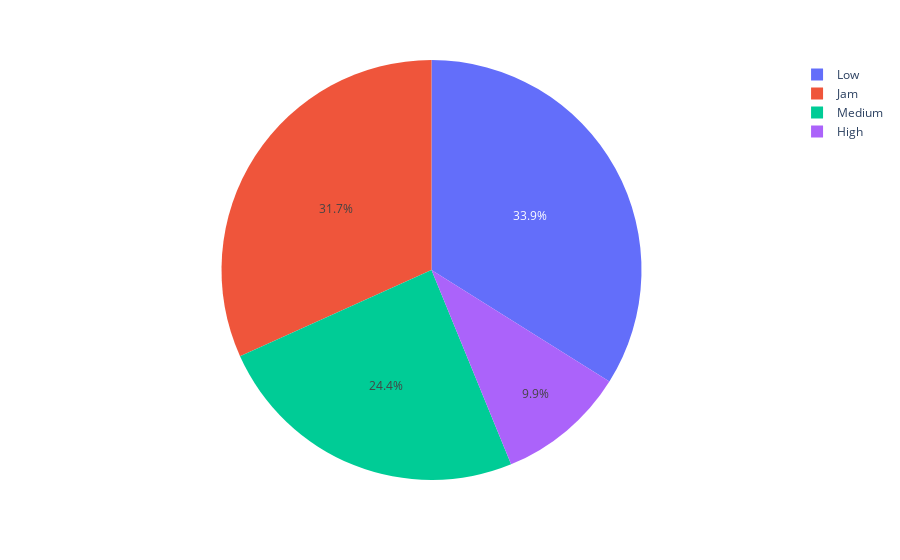

Write notebook code for a chart like this one.
### Markdown cell above
### 3. Distribuição dos pedidos por tipo de tráfego.

### Code cell
df_aux = df1.loc[:, ['ID', 'Road_traffic_density']].groupby(['Road_traffic_density']).count().reset_index()
df_aux['delivery_perc'] = df_aux['ID']/df_aux['ID'].sum()
px.pie(df_aux, values='delivery_perc', names='Road_traffic_density')

### Figure 1 — Plotly figure (JSON) as saved in the notebook; plotly's stock layout.template omitted (floating-point values rounded to 4 significant figures)
{"data": [{"domain": {"x": [0, 1], "y": [0, 1]}, "hovertemplate": "Road_traffic_density=%{label}<br>delivery_perc=%{value}<extra></extra>", "labels": ["High", "Jam", "Low", "Medium"], "legendgroup": "", "name": "", "showlegend": true, "type": "pie", "values": [0.09899, 0.3174, 0.3391, 0.2445]}], "layout": {"autosize": true, "legend": {"tracegroupgap": 0}, "margin": {"t": 60}}}
